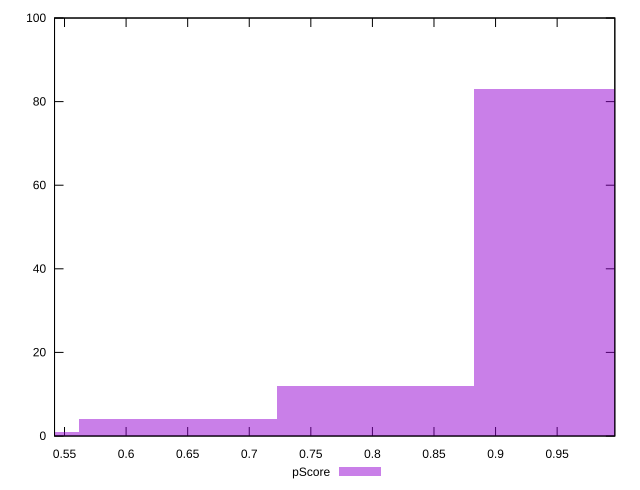

Write the gnuplot code that produced this figure.
reset

$pScore <<EOF
0.8025218351464656 12
0.9630262021757586 83
0.6420174681171724 4
0.4815131010878793 1
EOF

set key outside below
set boxwidth 0.1605043670292931
set xrange [0.5418952549003919:0.9968333044848592]
set yrange [0:100]
set trange [0:100]
set style fill transparent solid 0.5 noborder
set terminal svg size 640, 490 enhanced background rgb 'white'
set output "report_00014_2021-02-09T15:56:05.503Z/speed-index/samples/pages+cached+noadtech+nomedia/pScore/histogram.svg"

plot $pScore title "pScore" with boxes

reset
